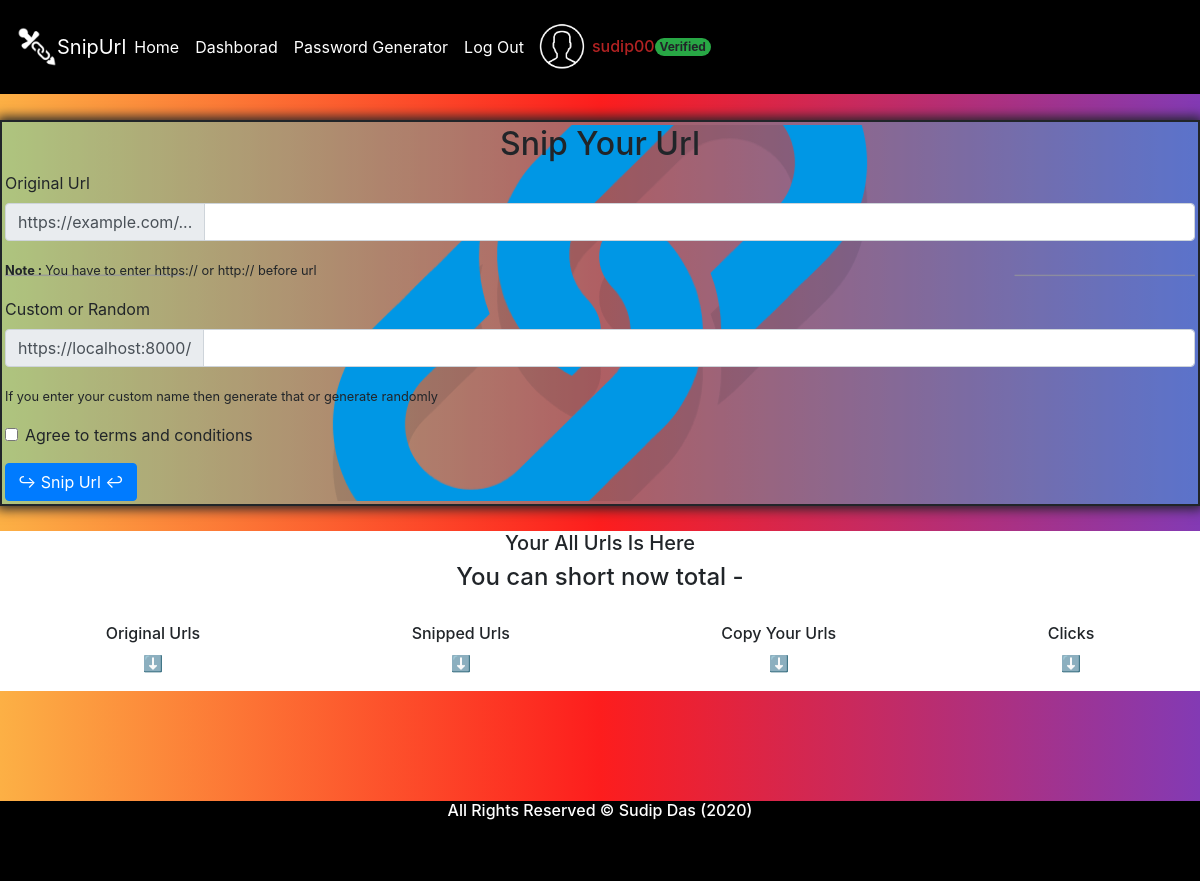
The app's page /dashboard/ (signed in), older data.
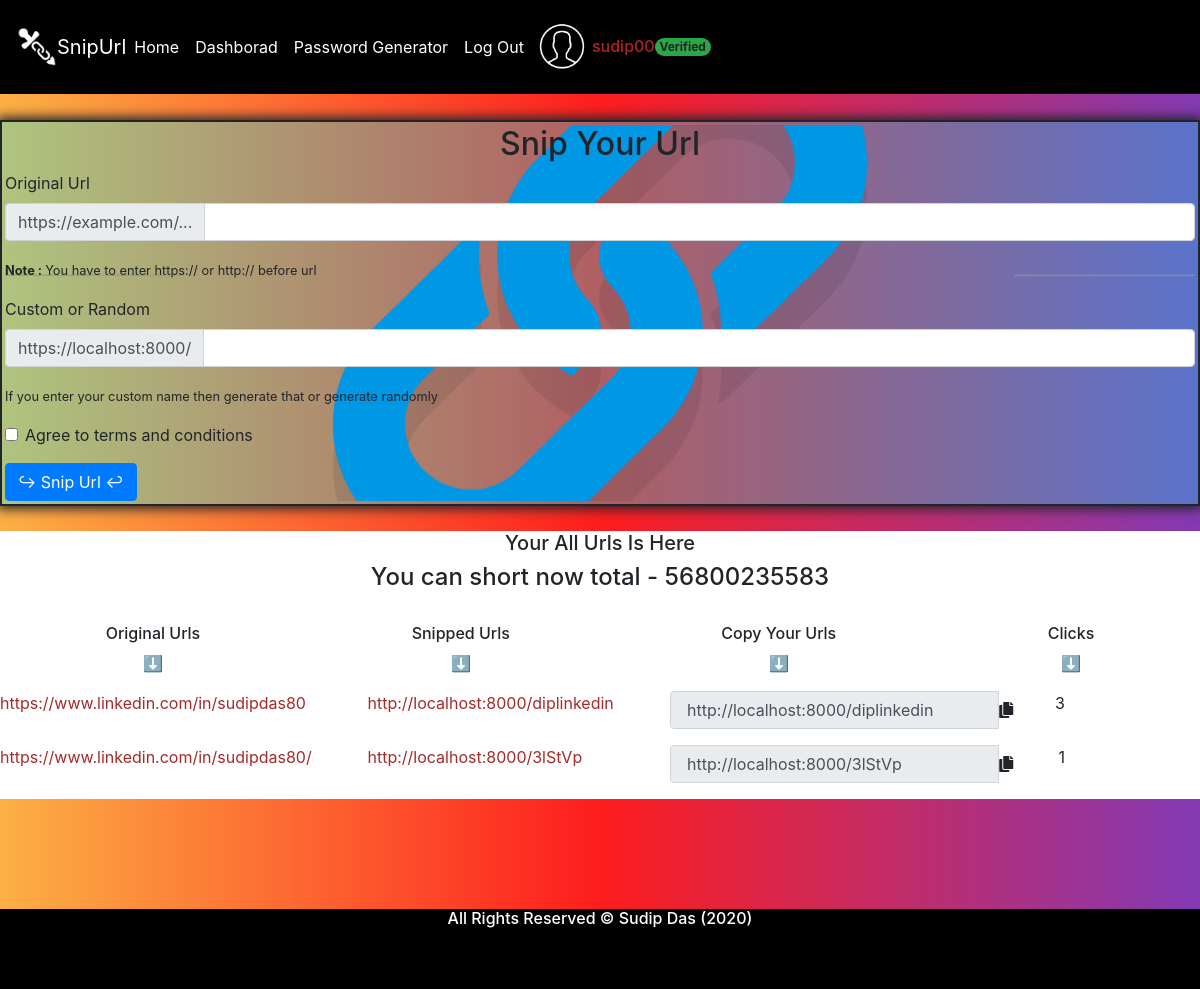
The same page, newer data.
### wc/models.py (models this page shows, shortened)
class shorturl(models.Model):
    original_url = models.URLField(max_length=200,blank=False)
    short_url = models.CharField(max_length=8,blank=False,null=True)
    clicks = models.IntegerField(default=0)
    user = models.ForeignKey(User,on_delete=models.CASCADE)
    url_id = models.IntegerField(default=0)
    total_user = models.IntegerField(default=56800235584)

### wc/views.py (the view)
# urls.py: path('dashboard/',views.dashboard,name="dashboard"),
@login_required(login_url='/signin/')
def dashboard(request):
    usr = request.user
    urls = shorturl.objects.filter(user=usr)
    return render(request, 'dashboard.html', {'urls': urls})

### wc/templates/dashboard.html (shortened to what this page needs)
{% extends 'base.html' %}
{% block body %}
{% load static %}
<link rel="stylesheet" href="{% static 'css/footer.css' %}">
<link rel="stylesheet" href="{% static 'css/dashboard.css' %}">
<div class="form" style="background: #00f3ff4f;margin-top: 120px;">
  <form class="inside-form" action="{% url 'generate' %}" method="POST" style="background: url('/static/images/open-graph.png') center;">
    <h2 style="text-align: center;">Snip Your Url</h2>
    <label for="basic-url">Original Url</label>
    <div class="input-group mb-3">
      <div class="input-group-prepend">
        <span class="input-group-text" id="basic-addon3">https://example.com/...</span>
      </div>
      <input name="original" type="text" class="form-control" id="basic-url" aria-describedby="basic-addon3">
    </div>
    <small><b>Note : </b>You have to enter https:// or http:// before url</small>
    <label for="basic-url">Custom or Random</label>
    <div class="input-group mb-3">
      <div class="input-group-prepend">
        <span class="input-group-text" id="basic-addon3">https://localhost:8000/</span>
      </div>
      <input name="short" type="text" class="form-control" id="basic-url" aria-describedby="basic-addon3">
    </div>
    <small>If you enter your custom name then generate that or generate randomly</small>
    <div class="form-group">
      <div class="form-check">
        <input class="form-check-input" type="checkbox" value="" id="invalidCheck2" required>
        <label class="form-check-label" for="invalidCheck2">
          Agree to terms and conditions
        </label>
      </div>
    </div>
    <button class="btn btn-primary" type="submit"> &#8618; Snip Url &#8617;</button>
  </form>
</div>
<div class="link-list" style="margin-top: 25px;background: white;">
  <h5 style="text-align: center;">Your All Urls Is Here</h5>
  {% with url_id|last as last %}
    <h4 style="text-align: center;">You can short now total - {{ urls.last.total_user }}</h4>
  {% endwith %}
  <br>
  <div class="list-container">
    <div class="grid">
      <h6>Original Urls</h6>
      <p>&#11015;</p>
    </div>
    <div class="grid">
      <h6>Snipped Urls</h6>
      <p>&#11015;</p>
    </div>
    <div class="grid">
      <h6>Copy Your Urls</h6>
      <p>&#11015;</p>
    </div>
    <div class="grid">
      <h6>Clicks</h6>
      <p>&#11015;</p>
    </div>
  </div>
<div class="list-container" >
  {% for u in urls %}
  <a style="color: brown;" class="beforeshort" href="{{u.original_url}}">{{u.original_url}}</a>
  <a style="color: brown;" class="aftershort" id="link" href="http://localhost:8000/{{u.short_url}}">http://localhost:8000/{{u.short_url}}</a>
  <div class="input-group mb-3">
    <input readonly type="text" class="form-control" value=" http://localhost:8000/{{u.short_url}} " id="{{u.url_id}}" aria-describedby="basic-addon3">
  </div>
  <p style="text-align: right; margin-right: 135px;">{{u.clicks}}</p>
  {% endfor %}
</div>
</div>
<footer>
  <div class="footer" style="margin-top: 110px;">
    <h6>All Rights Reserved &#169; Sudip Das (2020) </h6>
  </div>
</footer>
{% endblock body %}

### wc/templates/base.html (shortened to what this page needs)
<!doctype html>
<html lang="en">
<head>
  <link rel="stylesheet" href="https://cdn.jsdelivr.net/npm/bootstrap@4.5.3/dist/css/bootstrap.min.css"
>
  <link rel="stylesheet" href="https://cdnjs.cloudflare.com/ajax/libs/font-awesome/5.13.0/css/all.min.css">
  {% load static %}
  <link rel="stylesheet" href="{% static 'css/index.css' %}">
</head>
<body>
  <div class="navbar1">
    <nav class="navbar navbar-expand-lg navbar-dark bg-primary" style="padding: 17px;">
      <img style="width: 40px;" src="{% static 'images/images.png' %}" alt="">
      <a class="navbar-brand" style="margin: auto;" href="{% url 'home' %}">SnipUrl</a>
      <div style="float: right;" class="collapse navbar-collapse" id="navbarNavAltMarkup">
        <div class="navbar-nav">
          <a class="nav-link active" style="margin-right:0;margin: auto;" href="{% url 'home' %}">Home </a>
          {% if user.is_authenticated %}
          <a class="nav-link active" style="margin: auto;" href="{% url 'dashboard' %}">Dashborad</a>
          <a class="nav-link active" style="margin: auto;" href="{% url 'passgen' %}">Password Generator</a>
          <a class="nav-link active" style="margin: auto;" href="{% url 'logout' %}">Log Out</a>
          <img src="{% static 'images/avatar.jpg' %}" style="width: 60px;margin: auto;" alt="Avatar" class="avatar">
          <h6 style="margin: auto; color: firebrick;">{{ user.username }}</h6>
          <span style="margin: auto;" class="badge rounded-pill bg-success">Verified</span>
        </div>
        {% endif %}
      </div>
  </div>
  {% block body %} {% endblock body %}
</body>
</html>

### wc/static/css/index.css (style rules this page uses)
.navbar1 nav { position: fixed; z-index: 2; width: 100%; background:black!important; top: 0; }
html { position: relative; background: #833ab4; background: -webkit-linear-gradient(to right, #fcb045, #fd1d1d, #833ab4); background: linear-gradient(to right, #fcb045, #fd1d1d, #833ab4); }
body { background: #833ab4; background: -webkit-linear-gradient(to right, #fcb045, #fd1d1d, #833ab4); background: linear-gradient(to right, #fcb045, #fd1d1d, #833ab4); }

### wc/static/css/footer.css (style rules this page uses)
.footer { height: 80px; background-color: black!important; text-align: center; margin: auto; color: white; }

### wc/static/css/dashboard.css (style rules this page uses)
.form { border: 2px solid; box-shadow: 0px 0px 11px 3px; }
.inside-form { margin: 3px; }
.list-container { display: grid; grid-template-columns: auto auto auto auto; }
.grid { text-align: center; }

Row changes from the older to the newer data that the page shows:
added shorturl: last.total_user "56800235583", original_url "https://www.linkedin.com/in/sudipdas80/", short_url "3lStVp", short_url "http://localhost:8000/3lStVp", clicks "1"
added shorturl: original_url "https://www.linkedin.com/in/sudipdas80", short_url "diplinkedin", short_url "http://localhost:8000/diplinkedin", clicks "3"
